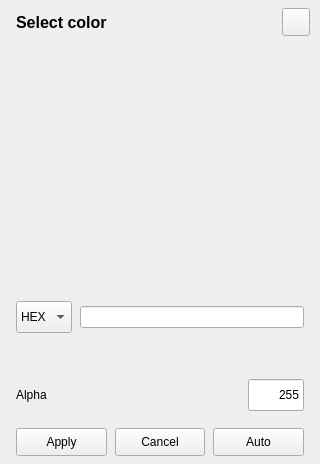
<?xml version="1.0" encoding="UTF-8"?>
<ui version="4.0">
 <class>ColorPickerDialog</class>
 <widget class="QWidget" name="ColorPickerDialog">
  <property name="geometry">
   <rect>
    <x>0</x>
    <y>0</y>
    <width>320</width>
    <height>464</height>
   </rect>
  </property>
  <property name="minimumSize">
   <size>
    <width>320</width>
    <height>464</height>
   </size>
  </property>
  <property name="styleSheet">
   <string notr="true">QWidget#ColorPickerDialog {
    border-width: 1px;
    border-style: solid;
    border-radius: 8px;
}

#ColorPickerDialog QLabel {
    background: transparent;
    font-size: 12px;
}

#ColorPickerDialog QLabel#titleLabel {
    font-size: 16px;
    font-weight: bold;
}

#ColorPickerDialog QFrame#separator {
    border: none;
}

#ColorPickerDialog QSlider#alphaSlider::groove:horizontal {
    height: 4px;
    border-radius: 2px;
}

#ColorPickerDialog QSlider#alphaSlider::sub-page:horizontal {
    border-radius: 2px;
}

#ColorPickerDialog QSlider#alphaSlider::handle:horizontal {
    width: 12px;
    margin: -5px 0;
    border-width: 1px;
    border-style: solid;
    border-radius: 7px;
}

#ColorPickerDialog animatedwidgets--LineEdit[colorPickerControl=&quot;true&quot;] {
    background: transparent;
    border: none;
    min-height: 30px;
    min-width: 0px;
    font-size: 12px;
    qproperty-borderVisible: true;
    qproperty-borderWidth: 1;
    qproperty-cornerRadius: 4;
    qproperty-contentPadding: 8;
}

#ColorPickerDialog animatedwidgets--ComboBox[colorPickerControl=&quot;true&quot;] {
    min-height: 30px;
    min-width: 0px;
    font-size: 12px;
    qproperty-borderVisible: true;
    qproperty-borderWidth: 1;
    qproperty-cornerRadius: 4;
    qproperty-contentPadding: 8;
}

#ColorPickerDialog animatedwidgets--FilledButton[colorPickerControl=&quot;true&quot;] {
    min-height: 28px;
    min-width: 0px;
    border: none;
    padding: 0px;
    font-size: 12px;
    qproperty-cornerRadius: 4;
    qproperty-contentHorizontalPadding: 12;
    qproperty-contentVerticalPadding: 0;
}

#ColorPickerDialog animatedwidgets--IconLineEdit#alphaValueEdit {
    border: none;
    padding: 0px;
    min-width: 0px;
    font-size: 12px;
    qproperty-borderVisible: true;
    qproperty-borderWidth: 1;
    qproperty-cornerRadius: 4;
    qproperty-contentPadding: 2;
    qproperty-iconHint: true;
}

#ColorPickerDialog animatedwidgets--HoverIconButton#btn_close {
    qproperty-animateContentColor: true;
    qproperty-iconHint: true;
    qproperty-cornerRadius: 2;
}</string>
  </property>
  <layout class="QVBoxLayout" name="dialogLayout">
   <property name="spacing">
    <number>0</number>
   </property>
   <property name="leftMargin">
    <number>0</number>
   </property>
   <property name="topMargin">
    <number>0</number>
   </property>
   <property name="rightMargin">
    <number>0</number>
   </property>
   <property name="bottomMargin">
    <number>0</number>
   </property>
   <item>
    <layout class="QHBoxLayout" name="headerLayout">
     <property name="leftMargin">
      <number>16</number>
     </property>
     <property name="topMargin">
      <number>8</number>
     </property>
     <property name="rightMargin">
      <number>10</number>
     </property>
     <property name="bottomMargin">
      <number>8</number>
     </property>
     <item>
      <widget class="QLabel" name="titleLabel">
       <property name="text">
        <string>Select color</string>
       </property>
      </widget>
     </item>
     <item>
      <spacer name="headerSpacer">
       <property name="orientation">
        <enum>Qt::Horizontal</enum>
       </property>
       <property name="sizeHint" stdset="0">
        <size>
         <width>20</width>
         <height>20</height>
        </size>
       </property>
      </spacer>
     </item>
     <item>
      <widget class="aw::HoverIconButton" name="btn_close">
       <property name="minimumSize">
        <size>
         <width>28</width>
         <height>28</height>
        </size>
       </property>
       <property name="maximumSize">
        <size>
         <width>28</width>
         <height>28</height>
        </size>
       </property>
       <property name="toolTip">
        <string>Cancel</string>
       </property>
       <property name="icon">
        <iconset resource="../resources/styleeditor.qrc">
         <normaloff>:/styleeditor/icons/close.svg</normaloff>:/styleeditor/icons/close.svg</iconset>
       </property>
       <property name="iconSize">
        <size>
         <width>14</width>
         <height>14</height>
        </size>
       </property>
      </widget>
     </item>
    </layout>
   </item>
   <item>
    <layout class="QHBoxLayout" name="pickerLayout">
     <property name="spacing">
      <number>16</number>
     </property>
     <property name="leftMargin">
      <number>16</number>
     </property>
     <property name="rightMargin">
      <number>16</number>
     </property>
     <item>
      <widget class="VSColorPicker" name="sv_picker" native="true">
       <property name="minimumSize">
        <size>
         <width>212</width>
         <height>212</height>
        </size>
       </property>
      </widget>
     </item>
     <item>
      <widget class="HColorPicker" name="h_picker" native="true">
       <property name="minimumSize">
        <size>
         <width>20</width>
         <height>212</height>
        </size>
       </property>
       <property name="maximumSize">
        <size>
         <width>20</width>
         <height>16777215</height>
        </size>
       </property>
      </widget>
     </item>
    </layout>
   </item>
   <item>
    <layout class="QHBoxLayout" name="valueLayout" stretch="0,1">
     <property name="spacing">
      <number>8</number>
     </property>
     <property name="leftMargin">
      <number>16</number>
     </property>
     <property name="topMargin">
      <number>8</number>
     </property>
     <property name="rightMargin">
      <number>16</number>
     </property>
     <property name="bottomMargin">
      <number>8</number>
     </property>
     <item>
      <widget class="aw::ComboBox" name="value_type">
       <property name="sizePolicy">
        <sizepolicy hsizetype="Fixed" vsizetype="Fixed">
         <horstretch>0</horstretch>
         <verstretch>0</verstretch>
        </sizepolicy>
       </property>
       <property name="minimumSize">
        <size>
         <width>2</width>
         <height>32</height>
        </size>
       </property>
       <property name="toolTip">
        <string>Choose HEX, RGB or HSV input</string>
       </property>
       <property name="accessibleName">
        <string>Color input format</string>
       </property>
       <property name="borderVisible">
        <bool>true</bool>
       </property>
       <property name="arrowIconSize">
        <size>
         <width>12</width>
         <height>12</height>
        </size>
       </property>
       <property name="arrowRightMargin">
        <number>8</number>
       </property>
       <property name="arrowVisible">
        <bool>true</bool>
       </property>
       <property name="colorPickerControl" stdset="0">
        <bool>true</bool>
       </property>
       <item>
        <property name="text">
         <string>HEX</string>
        </property>
       </item>
       <item>
        <property name="text">
         <string>RGB</string>
        </property>
       </item>
       <item>
        <property name="text">
         <string>HSV</string>
        </property>
       </item>
      </widget>
     </item>
     <item>
      <widget class="QStackedWidget" name="stackedWidget">
       <property name="currentIndex">
        <number>0</number>
       </property>
       <widget class="QWidget" name="hexPage">
        <layout class="QHBoxLayout" name="hexLayout">
         <property name="leftMargin">
          <number>0</number>
         </property>
         <property name="topMargin">
          <number>0</number>
         </property>
         <property name="rightMargin">
          <number>0</number>
         </property>
         <property name="bottomMargin">
          <number>0</number>
         </property>
         <item>
          <widget class="aw::LineEdit" name="input_hex">
           <property name="toolTip">
            <string>HEX RGB or ARGB</string>
           </property>
           <property name="accessibleName">
            <string>HEX color</string>
           </property>
           <property name="colorPickerControl" stdset="0">
            <bool>true</bool>
           </property>
          </widget>
         </item>
        </layout>
       </widget>
       <widget class="QWidget" name="rgbPage">
        <layout class="QHBoxLayout" name="rgbLayout">
         <property name="spacing">
          <number>6</number>
         </property>
         <property name="leftMargin">
          <number>0</number>
         </property>
         <property name="topMargin">
          <number>0</number>
         </property>
         <property name="rightMargin">
          <number>0</number>
         </property>
         <property name="bottomMargin">
          <number>0</number>
         </property>
         <item>
          <widget class="aw::LineEdit" name="input_r">
           <property name="toolTip">
            <string>Red (0-255)</string>
           </property>
           <property name="accessibleName">
            <string>Red</string>
           </property>
           <property name="colorPickerControl" stdset="0">
            <bool>true</bool>
           </property>
          </widget>
         </item>
         <item>
          <widget class="aw::LineEdit" name="input_g">
           <property name="toolTip">
            <string>Green (0-255)</string>
           </property>
           <property name="accessibleName">
            <string>Green</string>
           </property>
           <property name="colorPickerControl" stdset="0">
            <bool>true</bool>
           </property>
          </widget>
         </item>
         <item>
          <widget class="aw::LineEdit" name="input_b">
           <property name="toolTip">
            <string>Blue (0-255)</string>
           </property>
           <property name="accessibleName">
            <string>Blue</string>
           </property>
           <property name="colorPickerControl" stdset="0">
            <bool>true</bool>
           </property>
          </widget>
         </item>
        </layout>
       </widget>
       <widget class="QWidget" name="hsvPage">
        <layout class="QHBoxLayout" name="hsvLayout">
         <property name="spacing">
          <number>6</number>
         </property>
         <property name="leftMargin">
          <number>0</number>
         </property>
         <property name="topMargin">
          <number>0</number>
         </property>
         <property name="rightMargin">
          <number>0</number>
         </property>
         <property name="bottomMargin">
          <number>0</number>
         </property>
         <item>
          <widget class="aw::LineEdit" name="input_h">
           <property name="toolTip">
            <string>Hue (0-360)</string>
           </property>
           <property name="accessibleName">
            <string>Hue</string>
           </property>
           <property name="colorPickerControl" stdset="0">
            <bool>true</bool>
           </property>
          </widget>
         </item>
         <item>
          <widget class="aw::LineEdit" name="input_s">
           <property name="toolTip">
            <string>Saturation (0-255)</string>
           </property>
           <property name="accessibleName">
            <string>Saturation</string>
           </property>
           <property name="colorPickerControl" stdset="0">
            <bool>true</bool>
           </property>
          </widget>
         </item>
         <item>
          <widget class="aw::LineEdit" name="input_v">
           <property name="toolTip">
            <string>Value (0-255)</string>
           </property>
           <property name="accessibleName">
            <string>Value</string>
           </property>
           <property name="colorPickerControl" stdset="0">
            <bool>true</bool>
           </property>
          </widget>
         </item>
        </layout>
       </widget>
      </widget>
     </item>
    </layout>
   </item>
   <item>
    <layout class="QHBoxLayout" name="alphaLayout" stretch="0,1,0">
     <property name="spacing">
      <number>8</number>
     </property>
     <property name="leftMargin">
      <number>16</number>
     </property>
     <property name="rightMargin">
      <number>16</number>
     </property>
     <property name="bottomMargin">
      <number>8</number>
     </property>
     <item>
      <widget class="QLabel" name="alphaLabel">
       <property name="text">
        <string>Alpha</string>
       </property>
      </widget>
     </item>
     <item>
      <widget class="aw::Slider" name="alphaSlider">
       <property name="minimumSize">
        <size>
         <width>0</width>
         <height>32</height>
        </size>
       </property>
       <property name="toolTip">
        <string>Alpha (0-255)</string>
       </property>
       <property name="accessibleName">
        <string>Alpha</string>
       </property>
       <property name="maximum">
        <number>255</number>
       </property>
       <property name="singleStep">
        <number>1</number>
       </property>
       <property name="pageStep">
        <number>16</number>
       </property>
       <property name="value">
        <number>255</number>
       </property>
       <property name="tracking">
        <bool>true</bool>
       </property>
       <property name="orientation">
        <enum>Qt::Horizontal</enum>
       </property>
       <property name="animationEnabled">
        <bool>false</bool>
       </property>
      </widget>
     </item>
     <item>
      <widget class="aw::IconLineEdit" name="alphaValueEdit">
       <property name="minimumSize">
        <size>
         <width>56</width>
         <height>32</height>
        </size>
       </property>
       <property name="maximumSize">
        <size>
         <width>56</width>
         <height>32</height>
        </size>
       </property>
       <property name="toolTip">
        <string>Edit alpha; use the arrow to choose its format</string>
       </property>
       <property name="accessibleName">
        <string>Alpha value and display format</string>
       </property>
       <property name="text">
        <string>255</string>
       </property>
       <property name="trailingIcon">
        <iconset>
         <normaloff>:/animatedwidgets/comboboxes/dropdown.svg</normaloff>:/animatedwidgets/comboboxes/dropdown.svg</iconset>
       </property>
       <property name="trailingIconSize">
        <size>
         <width>12</width>
         <height>12</height>
        </size>
       </property>
       <property name="iconSpacing">
        <number>4</number>
       </property>
       <property name="alignment">
        <set>Qt::AlignRight|Qt::AlignTrailing|Qt::AlignVCenter</set>
       </property>
      </widget>
     </item>
    </layout>
   </item>
   <item>
    <widget class="QFrame" name="separator">
     <property name="minimumSize">
      <size>
       <width>0</width>
       <height>1</height>
      </size>
     </property>
     <property name="maximumSize">
      <size>
       <width>16777215</width>
       <height>1</height>
      </size>
     </property>
    </widget>
   </item>
   <item>
    <widget class="PresetColorPicker" name="preset_picker" native="true"/>
   </item>
   <item>
    <layout class="QHBoxLayout" name="actionsLayout">
     <property name="spacing">
      <number>8</number>
     </property>
     <property name="leftMargin">
      <number>16</number>
     </property>
     <property name="topMargin">
      <number>8</number>
     </property>
     <property name="rightMargin">
      <number>16</number>
     </property>
     <property name="bottomMargin">
      <number>8</number>
     </property>
     <item>
      <widget class="aw::FilledButton" name="btn_confirm">
       <property name="minimumSize">
        <size>
         <width>0</width>
         <height>28</height>
        </size>
       </property>
       <property name="maximumSize">
        <size>
         <width>16777215</width>
         <height>28</height>
        </size>
       </property>
       <property name="text">
        <string>Apply</string>
       </property>
       <property name="colorPickerControl" stdset="0">
        <bool>true</bool>
       </property>
      </widget>
     </item>
     <item>
      <widget class="aw::FilledButton" name="btn_cancel">
       <property name="minimumSize">
        <size>
         <width>0</width>
         <height>28</height>
        </size>
       </property>
       <property name="maximumSize">
        <size>
         <width>16777215</width>
         <height>28</height>
        </size>
       </property>
       <property name="text">
        <string>Cancel</string>
       </property>
       <property name="colorPickerControl" stdset="0">
        <bool>true</bool>
       </property>
      </widget>
     </item>
     <item>
      <widget class="aw::FilledButton" name="btn_automatic">
       <property name="minimumSize">
        <size>
         <width>0</width>
         <height>28</height>
        </size>
       </property>
       <property name="maximumSize">
        <size>
         <width>16777215</width>
         <height>28</height>
        </size>
       </property>
       <property name="toolTip">
        <string>Use the default derived color</string>
       </property>
       <property name="text">
        <string>Auto</string>
       </property>
       <property name="colorPickerControl" stdset="0">
        <bool>true</bool>
       </property>
      </widget>
     </item>
    </layout>
   </item>
  </layout>
 </widget>
 <customwidgets>
  <customwidget>
   <class>aw::FilledButton</class>
   <extends>QPushButton</extends>
   <header>animatedwidgets/buttons/filledbutton.h</header>
  </customwidget>
  <customwidget>
   <class>aw::IconLineEdit</class>
   <extends>QLineEdit</extends>
   <header>animatedwidgets/inputs/iconlineedit.h</header>
  </customwidget>
  <customwidget>
   <class>aw::HoverIconButton</class>
   <extends>QPushButton</extends>
   <header>animatedwidgets/buttons/hovericonbutton.h</header>
  </customwidget>
  <customwidget>
   <class>aw::Slider</class>
   <extends>QSlider</extends>
   <header>animatedwidgets/sliders/slider.h</header>
  </customwidget>
  <customwidget>
   <class>aw::LineEdit</class>
   <extends>QLineEdit</extends>
   <header>animatedwidgets/inputs/lineedit.h</header>
  </customwidget>
  <customwidget>
   <class>aw::ComboBox</class>
   <extends>QComboBox</extends>
   <header>animatedwidgets/comboboxes/combobox.h</header>
  </customwidget>
  <customwidget>
   <class>VSColorPicker</class>
   <extends>QWidget</extends>
   <header>widgets/colors/vscolorpicker.h</header>
  </customwidget>
  <customwidget>
   <class>HColorPicker</class>
   <extends>QWidget</extends>
   <header>widgets/colors/hcolorpicker.h</header>
  </customwidget>
  <customwidget>
   <class>PresetColorPicker</class>
   <extends>QWidget</extends>
   <header>widgets/colors/presetcolorpicker.h</header>
  </customwidget>
 </customwidgets>
 <resources>
  <include location="../resources/styleeditor.qrc"/>
 </resources>
 <connections/>
</ui>
